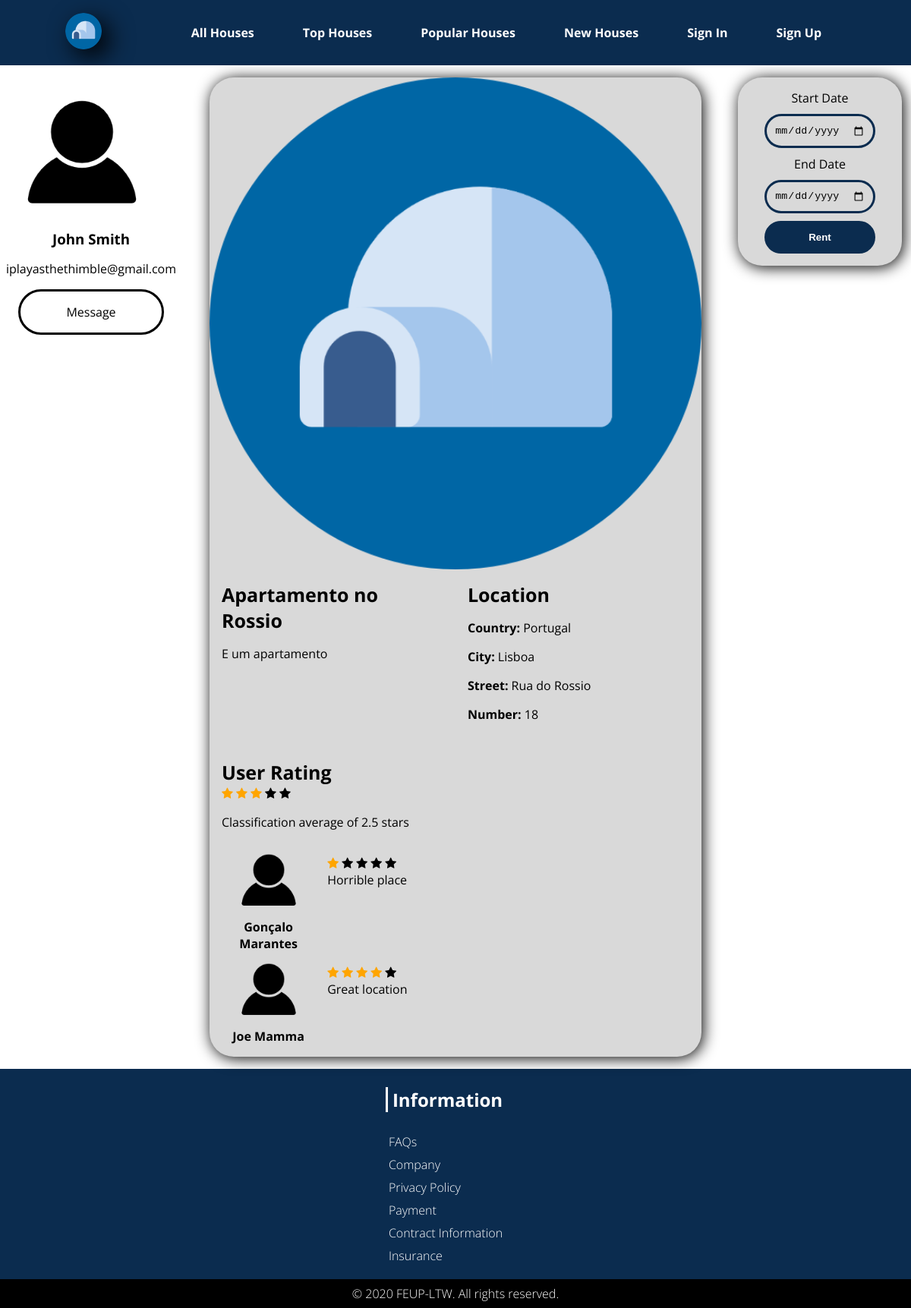
The page /pages/house_detail_page.php?idPlace=1 on the database its author committed.
### tables this page shows
CREATE TABLE USER(
    id INTEGER PRIMARY KEY,
    picture TEXT default '/assets/images/empty_user.jpg' NOT NULL,
	username TEXT NOT NULL UNIQUE,
    name TEXT NOT NULL,
	email TEXT NOT NULL UNIQUE,
    phonenumber INTEGER,
    password TEXT NOT NULL,
	CONSTRAINT CHK_USER CHECK (length(username)>=6 AND length(username)<=20));

CREATE TABLE PICTURES(
    idPicture INTEGER PRIMARY KEY,
    picturePath TEXT NOT NULL,
    idPlace INTEGER NOT NULL REFERENCES PLACE ON DELETE CASCADE ON UPDATE CASCADE,
    aproved BOOLEAN NOT NULL);

CREATE TABLE PLACE(
    idPlace INTEGER PRIMARY KEY,
    name TEXT NOT NULL,
    price INTEGER NOT NULL,
    street TEXT NOT NULL,
    number INTEGER NOT NULL,
    city TEXT NOT NULL,
    country TEXT NOT NULL,
    description TEXT NOT NULL,
    classification INTEGER default 0,
	idUser INTEGER NOT NULL REFERENCES USER ON DELETE CASCADE ON UPDATE CASCADE,
    CONSTRAINT CHK_PLACE CHECK (price>=0),
    UNIQUE(street,number,city,country));

CREATE TABLE REVIEW(
    idReservation INTEGER NOT NULL REFERENCES RESERVATION ON DELETE CASCADE ON UPDATE CASCADE PRIMARY KEY,
    classification INTEGER NOT NULL,
    comment TEXT,
    reply TEXT,
    CONSTRAINT CHK_REVIEW CHECK (classification between 0 AND 5));

### pages/house_detail_page.php (called while the page is built, shortened)
<?php
include_once('../templates/common.php');
include_once('../templates/house.php');
$houseId = $_GET['idPlace'];
draw_house_rent_area($houseId);
?>

### database/db_house.php (called while the page is built, shortened)
<?php
$dir = $_SERVER['DOCUMENT_ROOT'];
include_once("$dir/database/connection.php");
function getHouse($idHouse)
{
    global $dbh;
    $stmt = $dbh->prepare('select * from PLACE WHERE idPlace = ?;');
    $stmt->execute(array($idHouse));
    $result = $stmt->fetch();
    return $result;
}
function getPicture($idHouse)
{
    global $dbh;
    $stmt = $dbh->prepare("SELECT picturePath FROM PICTURES WHERE idPlace = ?");
    $stmt->execute(array($idHouse));
    $image = $stmt->fetchColumn();
    return $image;
}
function getReviews($idPlace){
    global $dbh;
    $stmt = $dbh->prepare('select REVIEW.* from REVIEW,RESERVATION WHERE RESERVATION.idPlace = ? AND RESERVATION.idReservation=REVIEW.idReservation;');
    $stmt->execute(array($idPlace));
    $result = $stmt->fetchAll();
    return $result;
}
function getReservation($idReservation){
    global $dbh;
    $stmt = $dbh->prepare('select * from RESERVATION WHERE idReservation = ? ;');
    $stmt->execute(array($idReservation));
    $result = $stmt->fetch();
    return $result;
}
?>

### database/db_user.php (called while the page is built, shortened)
<?php
$dir = $_SERVER['DOCUMENT_ROOT'];
include_once("$dir/database/connection.php");
function getUserInfo($userId)
{
    global $dbh;
    $stmt = $dbh->prepare('select * from user where id = ?');
    $stmt->execute(array($userId));
    $result = $stmt->fetch();
    if ($result == false) {
        return 0;
    } else return $result;
}
?>

### templates/house.php (the view, shortened to what this page needs)
<?php
$dir = $_SERVER['DOCUMENT_ROOT'];
include_once("$dir/database/db_house.php");
include_once("$dir/database/db_user.php");
?>
<?php function draw_house_rent_area($houseId)
{
  ?>
  <section id="house-rent-container">
    <?php
      $houseInfo = getHouse($houseId);
      $userInfo = getUserInfo($houseInfo['idUser']);
      $image = getPicture($houseId);
      ?>
    <div class="profile-card">
      <div class="profile-card-photo rounded-photo-container">
        <img src="<?= $userInfo['picture'] ?>" alt="User Image" />
      </div>
      <h3><?= $userInfo['name'] ?></h3>
      <div class="profile-card-contacts">
        <h4><?= $userInfo['email'] ?></h4>
        <a class="black-rounded-button" href="#">Message</a>
      </div>
    </div>
    <?php
      $houseInfo = getHouse($houseId);
      ?>
    <div class="house-detail-card">
      <img src="<?= $image ?>" alt="House image" />
      <div>
        <h3> <?= $houseInfo['name'] ?> </h3>
        <p> <?= $houseInfo['description'] ?> </p>
      </div>
      <div>
        <h3>Location</h3>
        <p><strong>Country: </strong><?= $houseInfo['country'] ?></p>
        <p><strong>City: </strong><?= $houseInfo['city'] ?></p>
        <p><strong>Street: </strong><?= $houseInfo['street'] ?></p>
        <p><strong>Number: </strong><?= $houseInfo['number'] ?></p>
      </div>
      <div class="house-rating-container">
        <h3>User Rating</h3>
        <?php
          for ($t = 0; $t < round($houseInfo['classification'], 0); $t++) {
            ?>
          <span class="fa fa-star checked"></span>
        <?php } ?>
        <?php
          for ($t = 0; $t < 5 - round($houseInfo['classification'], 0); $t++) {
            ?>
          <span class="fa fa-star"></span>
        <?php } ?>
        <p>Classification average of <?= $houseInfo['classification'] ?> stars</p>
        <div class="house-review-container">
          <?php
          $reviews=getReviews($houseId);
          if ($reviews!=false){
            for ($t = 0; $t < count($reviews); $t++) {
              $reservation=getReservation($reviews[$t]['idReservation']);
              $user=getUserInfo($reservation['idTourist']);
              ?>
            <div class="house-review">
              <section class="profile-card">
                <div class="house-review-photo rounded-photo-container">
                  <img src="..<?= $user['picture'] ?>" alt="House image<?=count($reviews)?>" />
                </div>
                <h4><strong><?=$user['name']?></strong></h4>
              </section>
               <p><?php for ($i=0; $i <$reviews[$t]['classification']; $i++){ ?>
                <span class="fa fa-star checked"></span>
              <?php } ?><?php for ($i=0;$i < 5-$reviews[$t]['classification']; $i++){ ?>
              <span class="fa fa-star"></span><?php } ?>
              <br><?=$reviews[$t]['comment']?></p>
            </div>
          <?php }
          } ?>
        </div>
      </div>
    </div>
    <div class="rent-house-card">
      <form action="../actions/action_rent.php" method="POST">
        <label>Start Date</label>
        <input class="input-form" type="date" name="first-date" required="required" min=<?php echo date("Y-m-d")?>>
        <label>End Date</label>
        <input class="input-form" type="date" name="last-date" required="required" min=<?php echo date("Y-m-d")?>>
        <input class="blue-filled-rounded-button" type="submit" value="Rent">
      </form>
  </section>
<?php } ?>

### css/style.css (style rules this page uses)
body { --main-blue-color: #0b2c4f; --grey-color: #d9d9d9; --focus-blue-color: #0066a6; --background-color: #FFF; --font: 'Open Sans', sans-serif; font-family: var(--font); margin: 0em; background-color: var(--background-color); }
a { text-decoration: none; }
.rounded-photo-container { overflow: hidden; border-radius: 50%; display: flex; justify-content: center; }
.rounded-photo-container > img { width: auto; height: 100%; }
.black-rounded-button { background-color: transparent; color: black; font-weight: normal; margin: 1em; text-align: center; padding: 1em; border-radius: 5em; border: 3px solid black; }
.blue-filled-rounded-button { background-color: var(--main-blue-color); border: 3px solid var(--main-blue-color); color: white; font-weight: bolder; text-align: center; border-radius: 5em; padding: 0.8em; }
.input-form { background: transparent; border: 3px solid var(--main-blue-color); padding: 0.8em; border-radius: 5em; }
.house-card-text > h2, h3, h4 { margin: 0em; }
.house-card-text > h3, h4 { font-weight: normal; }
.profile-card { justify-content: center; align-items: center; text-align: center; }
.profile-card-photo { width: 200px; height: 200px; }
#house-rent-container { align-items: start; justify-content: center; justify-items: center; display: grid; margin: 1em auto; max-width: 80em; width: 100%; grid-template-columns: [start] 20% [line1] 60% [line3] 20% [end]; }
.rent-house-card { width: 90%; background: var(--grey-color); display: grid; border-radius: 2em; box-shadow: 2px 2px 20px black; overflow: hidden; padding: 1em 0em; }
.rent-house-card > form { justify-content: center; text-align: center; align-items: center; display: grid; row-gap: 10px; }
.profile-card-contacts { display: grid; margin: 1em 0em; }
.house-detail-card { width: 90%; background: var(--grey-color); display: grid; border-radius: 2em; box-shadow: 2px 2px 20px black; overflow: hidden; grid-template-columns: [start] 50% [line1] 50% [end]; grid-template-rows: [start] auto [line1] auto [end]; }
.house-detail-card > img { width: 100%; align-self: start; grid-column: start/end; grid-row: start/1; }
.house-detail-card > div { margin: 1em; }
.house-rating-container { grid-column: start/end; }
.house-review-container { grid-column: start/end; }
.house-review { display: grid; grid-template-columns: [start] 20% [line2] 80% [end]; column-gap: 1em; }
.house-review-photo { width: 100px; height: 100px; margin: 0em auto; justify-self: center; grid-column: start/2; }
.house-detail-card h3 { font-size: 25px; margin-right: 25px; }
.fa { font-size: 25px; }
.checked { color: orange; }

### rows shown on the page
user: picture (picture), name "John Smith", email "iplayasthethimble@gmail.com"
pictures: picturePath (picture)
place: name "Apartamento no Rossio", description "E um apartamento", country "Portugal", city "Lisboa", street "Rua do Rossio", number "18", classification "2.5"
user: picture (picture), name "Gonçalo Marantes"
review: comment "Horrible place"
user: picture (picture), name "Joe Mamma"
review: comment "Great location"
